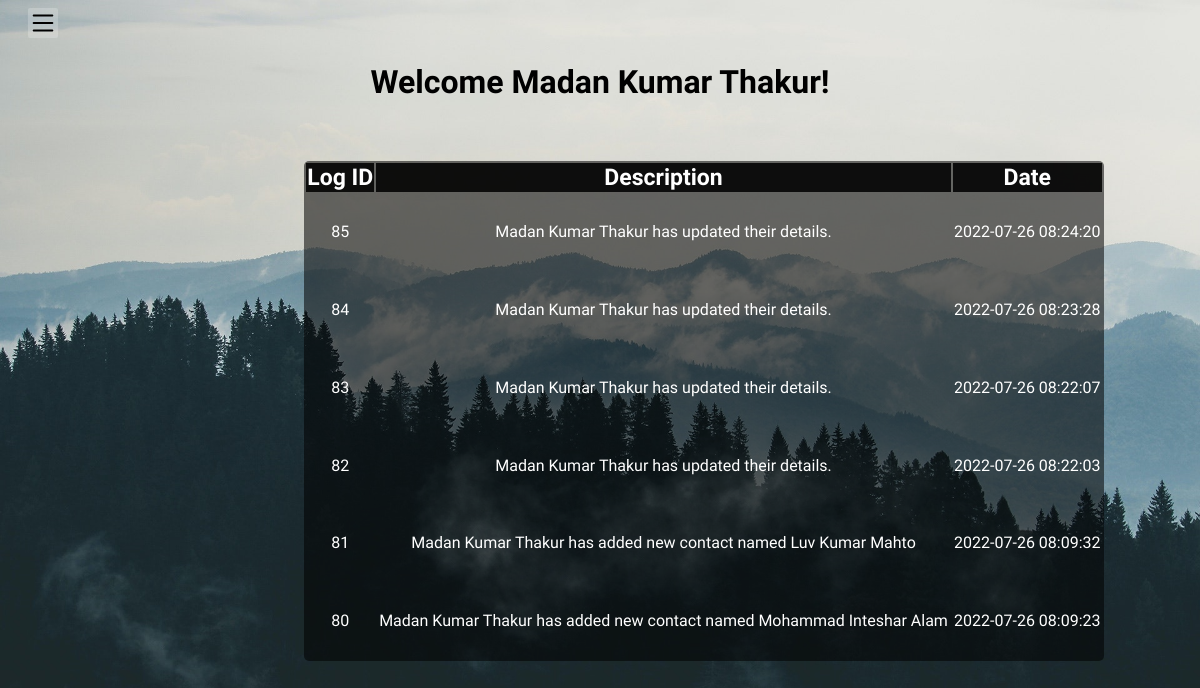
The app's page /users/logs.php?userid=54 with its own data.
### tables this page shows
CREATE TABLE IF NOT EXISTS `users` (
  `id` int(11) NOT NULL AUTO_INCREMENT,
  `name` varchar(50) NOT NULL,
  `email` varchar(50) NOT NULL,
  `mobile` varchar(11) NOT NULL,
  `pass` varchar(11) NOT NULL,
  `address` varchar(60) NOT NULL,
  `id_proof` varchar(200) NOT NULL,
  `reg_date` timestamp NOT NULL DEFAULT CURRENT_TIMESTAMP,
  PRIMARY KEY (`id`),
  UNIQUE KEY `email` (`email`)
);

CREATE TABLE IF NOT EXISTS `logs` (
  `log_id` int(11) NOT NULL AUTO_INCREMENT,
  `user_id` varchar(11) NOT NULL,
  `message` varchar(200) NOT NULL,
  `time` timestamp NOT NULL DEFAULT CURRENT_TIMESTAMP,
  PRIMARY KEY (`log_id`)
);

### users/logs.php (the view, shortened to what this page needs)
<?php
    include "../db_connect.php";
        $user_id = $_SESSION['userid'];
        $sql_query = "select * from users where id='".$_SESSION['userid']."'";
        $result = mysqli_query($con, $sql_query);
        $row = mysqli_fetch_array($result);
        include "./sideNav.php";
?>
<!DOCTYPE html>
<html lang="en">
<head>
    <link rel="stylesheet" href="../Stylings/logs.css">
</head>
<body>
    <div class="welcome">
            <?php
            if (isset($_SESSION['userid'])) {
                echo "<h1>Welcome ".$row['name']."!</h1>";
            } else {
                $error = "<script>alert('Login First!')</script>";
                header('location: ../index.php?error=' .$error);
            }
            ?>
    </div>
    <table>
        <thead>
        <tr>
          <th>Log ID</th>
          <th>Description</th>
          <th>Date</th>
        </tr>
      </thead>
      <tbody>
      <?php
                $query = "select * from logs where user_id='$user_id' ORDER BY time DESC";
                $result = mysqli_query($con, $query);
                $resultCheck = mysqli_num_rows($result);
                if($resultCheck > 0){
                    while($row = mysqli_fetch_assoc($result)){
            ?>
        <tr>
            <td><?php echo $row['log_id']; ?></td>
            <td><?php echo $row['message']; ?></td>
            <td><?php echo $row['time']; ?></td>
        </tr>
            <?php
                    }
                }else{
                    echo '<h3 class="msg">No activity found!</h3>';
                }
            ?>
      </tbody>
    </table>
</body>
</html>

### Stylings/logs.css (style rules this page uses)
* { font-family: 'Play', sans-serif; }
body { background-image: url(../images/logs_back.jpg); background-repeat: no-repeat; background-size: cover; }
.welcome { text-align: center; }
table { margin: 5% 0 0 25%; background-color: rgba(0, 0, 0, 0.541); height: 500px; width: 800px; border-radius: 5px; color: #fff; text-align: center; }
thead { margin-left: 10px; background-color: rgba(0, 0, 0, 0.867); overflow: auto; }
th { font-size: 23px; }

### records on screen
users: name "Madan Kumar Thakur"
logs: log_id "85", message "Madan Kumar Thakur has updated their details.", time "2022-07-26 08:24:20"
logs: log_id "84", message "Madan Kumar Thakur has updated their details.", time "2022-07-26 08:23:28"
logs: log_id "83", message "Madan Kumar Thakur has updated their details.", time "2022-07-26 08:22:07"
logs: log_id "82", message "Madan Kumar Thakur has updated their details.", time "2022-07-26 08:22:03"
logs: log_id "81", message "Madan Kumar Thakur has added new contact named Luv Kumar Mahto", time "2022-07-26 08:09:32"
logs: log_id "80", message "Madan Kumar Thakur has added new contact named Mohammad Inteshar Alam", time "2022-07-26 08:09:23"
